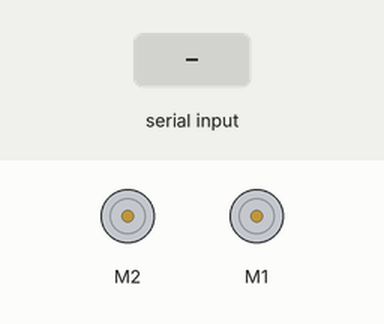
Simulated run of this sketch. Board: Arduino Uno, built with avr-gcc and run on an emulated ATmega328P. Shown: 2 × DC motor (green arrow = forward, orange = backward, longer = faster). Inputs (shaded band) come from the test bench. What the sketch prints to the serial monitor is not drawn.

Above: at 1.2 s.
1.3 s: "w" received over Serial
At 1.36 s:
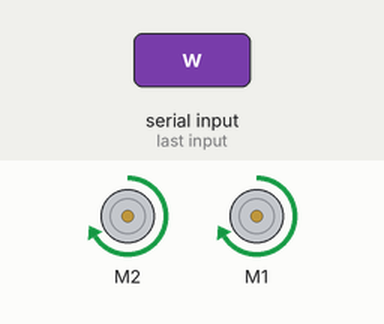
2.9 s: "d" received over Serial
At 3.8 s:
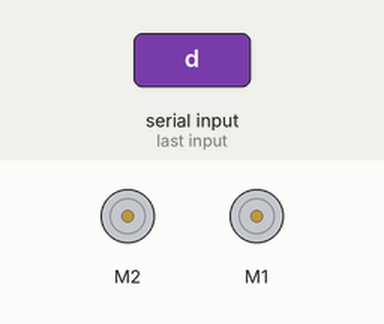
4.5 s: "s" received over Serial
At 5.8 s:
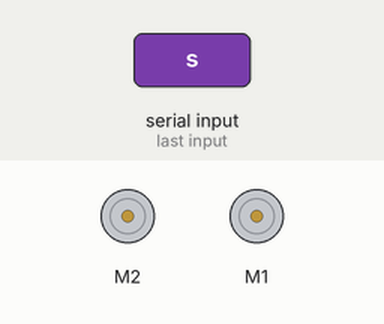
6.1 s: "a" received over Serial
At 7.2 s:
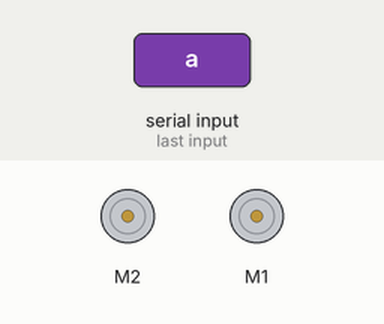
Timing chart, 0 to 8.7 s (numbered marks = the images above; inputs shaded):
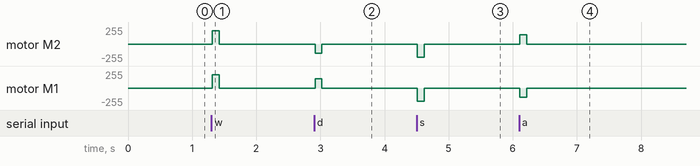

The sketch:

sabertoothDriver.ino
```cpp
#include <SoftwareSerial.h>
#include <SabertoothSimplified.h>

#define STOPPED 0
#define FORWARD 1
#define RIGHT 2
#define BACK 3
#define LEFT 4

#define RWHEEL 1
#define LWHEEL 2

#define MAX_SPEED 127

void input_handler(void);
void update_wheels(void);
void set_motors(int, int);

SoftwareSerial RSerial(NOT_A_PIN, 11); //connect to S1
SabertoothSimplified ST(RSerial);

int robot_speed = 100;
float turning_speed = 0.7;
int r_trim = 0, l_trim = 0;
long int stop_time = 0;
int robot_direction = STOPPED;


void setup() {

  RSerial.begin(9600);
  Serial.begin(9600);
  Serial.write("Starting up\r\n");

  robot_direction = STOPPED;

}

void loop() {

  // Checks for a character in the serial buffer and if there is one calls the handler
  if(Serial.available()) {
    stop_time = millis();
    input_handler();
  }

  // If no character has been received in 1/10 of a second, then it stops the robot
  if(millis() > stop_time+100) {
    robot_direction = STOPPED;
  }

  // Updates the wheel speeds based on the current robot_direction
  // TODO: maybe make this an interrupt handler so that it is only called when robot_direction is changed
  update_wheels();

}


void input_handler(void) {
  // reads in a character and sets the direction
  // TODO: make it so we can pass in packets with Vr and Vl and have the RPi handle kinematics
  // TODO: I want to make this work with a joystick or something but I still need to figure out how that will work

  switch (Serial.read()) {
    case '.':
      robot_speed = constrain(robot_speed+10, 1, MAX_SPEED);
      break;
    case ',':
      robot_speed = constrain(robot_speed-10, 1, MAX_SPEED);
      break;
    case 'w':
      robot_direction = FORWARD;
      break;
    case 'd':
      robot_direction = RIGHT;
      break;
    case 's':
      robot_direction = BACK;
      break;
    case 'a':
      robot_direction = LEFT;
      break;
    case ' ':
      robot_direction = STOPPED;
      update_wheels();
      break;
  }
}

void update_wheels(void) {
  // Based on the direction, tells the wheels what to do

  switch (robot_direction) {
    case STOPPED:
      set_motors(0, 0);
      break;
    case FORWARD:
      set_motors(robot_speed, robot_speed);
      break;
    case RIGHT:
      set_motors(-robot_speed*turning_speed, robot_speed*turning_speed);
      break;
    case BACK:
      set_motors(-robot_speed, -robot_speed);
      break;
    case LEFT:
      set_motors(robot_speed*turning_speed, -robot_speed*turning_speed);
      break;
  }


}

void set_motors(int l, int r) {
  // Outputs the speed to the wheels with a trim value so taht we can get the robot to drive straight.
  // motor takes which wheel to write to, and then a value from -127 to 127
  ST.motor(LWHEEL,l+constrain(l_trim,-1,1)*l_trim);
  ST.motor(RWHEEL,r+constrain(r_trim,-1,1)*r_trim);
}
```

Measured:
- after the input at 1.3 s, motor M2, motor M1: stopped → forward 200/255 at once, → stopped 0.11 s later
- after the input at 2.9 s, motor M2: stopped → backward 140/255 at once, → stopped 0.11 s later; motor M1: stopped → forward 140/255 at once, → stopped 0.11 s later
- after the input at 4.5 s, motor M2, motor M1: stopped → backward 200/255 at once, → stopped 0.11 s later
- after the input at 6.1 s, motor M2: stopped → forward 140/255 at once, → stopped 0.11 s later; motor M1: stopped → backward 140/255 at once, → stopped 0.11 s later
